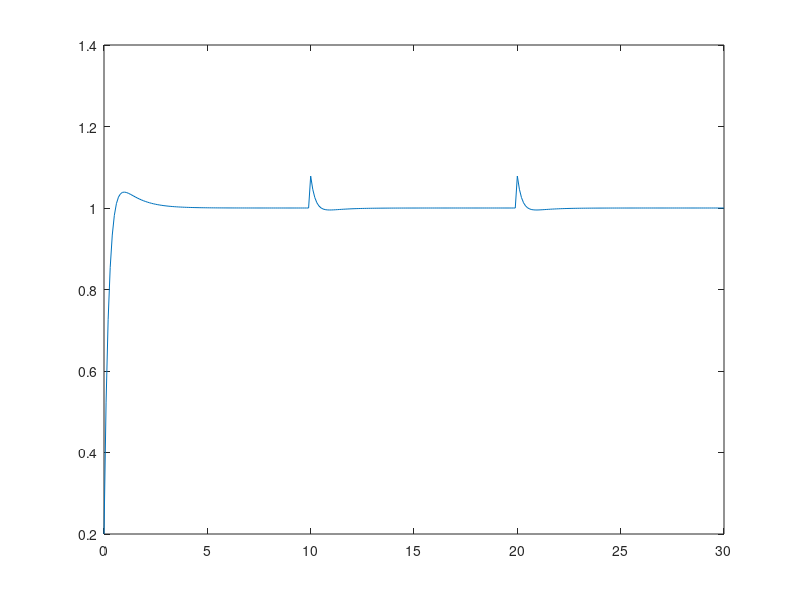
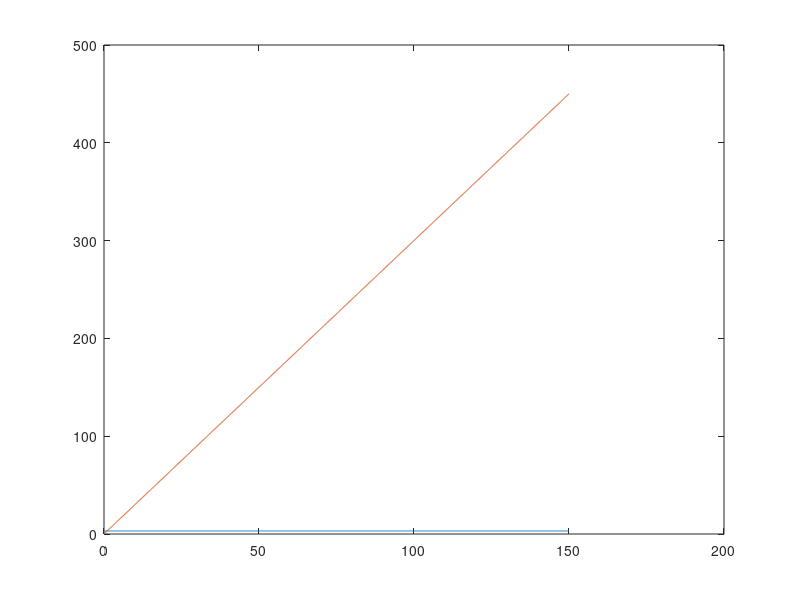

Source code (MATLAB) for these figures, in order:
clear all
close all
clc
%% Ex2
%t = 0:0.01:10;
t = 0:0.1:30;
Hf = tf(5,[2 1]);
%Hc = tf(2,1);
Hc = tf([2 2], [1 0]);
Hory = (Hc*Hf)/(1+Hc*Hf);
Hopy = 1/(1+Hc*Hf);
%p = 0.3*(t.^2);
p = @(t) 0.2*(t<10) + 0.3*((t<20) & (t>=10)) + 0.4*(t>=20);
yr = step(Hory, t);
yp = lsim(Hopy, p(t), t);
yfin = yr + yp;
plot(t,yfin);

%%
t = 0:0.1:30;
p = @(t) 0.2*(t<10) + 0.3*((t<20) & (t>=10)) + 0.4*(t>=20);

figure
plot(t, p(t));
grid on;
%% ex3 
t = 0:0.1:30;
Hf1 = tf(1, [1,0]);
Hf2 = tf(1,[1,2]);
Hc = tf([2 2], [1 0]);
Hory = feedback(Hc*Hf1*Hf2, 1);        % r -> y:  Hc*Hf1*Hf2/(1+Hc*Hf1*Hf2)
Hop1y = feedback(Hf1*Hf2, Hc);         % p1 (intrarea lui Hf1) -> y:  Hf1*Hf2/(1+Hc*Hf1*Hf2)
Hop2y = feedback(Hf2, Hc*Hf1);         % p2 (intrarea lui Hf2) -> y:  Hf2/(1+Hc*Hf1*Hf2)
yr = step(Hory, t);
yp1 = step(Hop1y,t);
yp2 = step(Hop2y,t);
yfin = yr-yp1-yp2;
plot(t,yfin);

%% ex 4
t = 0:0.1:150;
Hory = tf(3,1);
Hop1y = tf(5,1);
Hop2y = tf(9,1);
yr1 = step(Hory,t);
yr2 = lsim(Hory,t,t);
yp1= 0.2*step(Hop1y,t);
yp2= 0.1*step(Hop2y,t);
yf1 = yr1+yp1-yp2;
yf2 = yr2+yp1-yp2;
plot(t, yf1);
hold on
plot(t, yf2);
